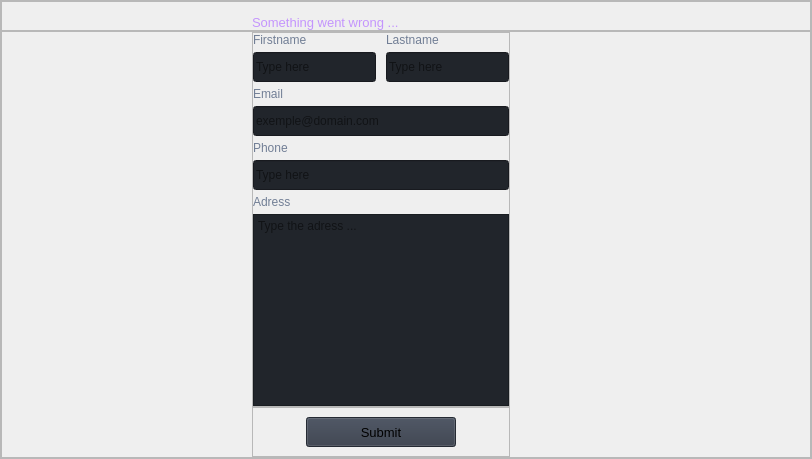
                            <widget class="QWidget" name="management_add">
                             <layout class="QVBoxLayout" name="verticalLayout_28">
                              <property name="spacing">
                               <number>0</number>
                              </property>
                              <property name="leftMargin">
                               <number>0</number>
                              </property>
                              <property name="topMargin">
                               <number>0</number>
                              </property>
                              <property name="rightMargin">
                               <number>0</number>
                              </property>
                              <property name="bottomMargin">
                               <number>0</number>
                              </property>
                              <item>
                               <widget class="QFrame" name="add_container">
                                <property name="frameShape">
                                 <enum>QFrame::StyledPanel</enum>
                                </property>
                                <property name="frameShadow">
                                 <enum>QFrame::Raised</enum>
                                </property>
                                <layout class="QVBoxLayout" name="verticalLayout_29">
                                 <property name="spacing">
                                  <number>0</number>
                                 </property>
                                 <property name="leftMargin">
                                  <number>0</number>
                                 </property>
                                 <property name="topMargin">
                                  <number>0</number>
                                 </property>
                                 <property name="rightMargin">
                                  <number>0</number>
                                 </property>
                                 <property name="bottomMargin">
                                  <number>0</number>
                                 </property>
                                 <item>
                                  <widget class="QFrame" name="frame_5">
                                   <property name="minimumSize">
                                    <size>
                                     <width>0</width>
                                     <height>30</height>
                                    </size>
                                   </property>
                                   <property name="maximumSize">
                                    <size>
                                     <width>16777215</width>
                                     <height>30</height>
                                    </size>
                                   </property>
                                   <property name="frameShape">
                                    <enum>QFrame::StyledPanel</enum>
                                   </property>
                                   <property name="frameShadow">
                                    <enum>QFrame::Raised</enum>
                                   </property>
                                   <layout class="QHBoxLayout" name="horizontalLayout_14">
                                    <property name="spacing">
                                     <number>0</number>
                                    </property>
                                    <property name="leftMargin">
                                     <number>250</number>
                                    </property>
                                    <property name="topMargin">
                                     <number>0</number>
                                    </property>
                                    <property name="rightMargin">
                                     <number>0</number>
                                    </property>
                                    <property name="bottomMargin">
                                     <number>0</number>
                                    </property>
                                    <item alignment="Qt::AlignBottom">
                                     <widget class="QLabel" name="error_add">
                                      <property name="font">
                                       <font>
                                        <family>Segoe UI</family>
                                        <pointsize>10</pointsize>
                                        <weight>50</weight>
                                        <italic>false</italic>
                                        <bold>false</bold>
                                       </font>
                                      </property>
                                      <property name="styleSheet">
                                       <string notr="true">color:#c495fd;</string>
                                      </property>
                                      <property name="text">
                                       <string>Something went wrong ...</string>
                                      </property>
                                     </widget>
                                    </item>
                                   </layout>
                                  </widget>
                                 </item>
                                 <item>
                                  <widget class="QFrame" name="frame_7">
                                   <property name="frameShape">
                                    <enum>QFrame::StyledPanel</enum>
                                   </property>
                                   <property name="frameShadow">
                                    <enum>QFrame::Raised</enum>
                                   </property>
                                   <layout class="QVBoxLayout" name="verticalLayout_30">
                                    <property name="spacing">
                                     <number>0</number>
                                    </property>
                                    <property name="leftMargin">
                                     <number>250</number>
                                    </property>
                                    <property name="topMargin">
                                     <number>0</number>
                                    </property>
                                    <property name="rightMargin">
                                     <number>300</number>
                                    </property>
                                    <property name="bottomMargin">
                                     <number>0</number>
                                    </property>
                                    <item>
                                     <widget class="QFrame" name="frame_8">
                                      <property name="frameShape">
                                       <enum>QFrame::StyledPanel</enum>
                                      </property>
                                      <property name="frameShadow">
                                       <enum>QFrame::Raised</enum>
                                      </property>
                                      <layout class="QVBoxLayout" name="verticalLayout_31">
                                       <property name="spacing">
                                        <number>5</number>
                                       </property>
                                       <property name="leftMargin">
                                        <number>0</number>
                                       </property>
                                       <property name="topMargin">
                                        <number>0</number>
                                       </property>
                                       <property name="rightMargin">
                                        <number>0</number>
                                       </property>
                                       <property name="bottomMargin">
                                        <number>0</number>
                                       </property>
                                       <item>
                                        <layout class="QGridLayout" name="gridLayout_3">
                                         <property name="bottomMargin">
                                          <number>0</number>
                                         </property>
                                         <property name="horizontalSpacing">
                                          <number>10</number>
                                         </property>
                                         <item row="0" column="1">
                                          <widget class="QLabel" name="labelVersion_8">
                                           <property name="styleSheet">
                                            <string notr="true">color: rgb(113, 126, 149);</string>
                                           </property>
                                           <property name="lineWidth">
                                            <number>1</number>
                                           </property>
                                           <property name="text">
                                            <string>Lastname</string>
                                           </property>
                                           <property name="alignment">
                                            <set>Qt::AlignLeading|Qt::AlignLeft|Qt::AlignVCenter</set>
                                           </property>
                                          </widget>
                                         </item>
                                         <item row="0" column="0">
                                          <widget class="QLabel" name="labelVersion_4">
                                           <property name="styleSheet">
                                            <string notr="true">color: rgb(113, 126, 149);</string>
                                           </property>
                                           <property name="lineWidth">
                                            <number>1</number>
                                           </property>
                                           <property name="text">
                                            <string>Firstname</string>
                                           </property>
                                           <property name="alignment">
                                            <set>Qt::AlignLeading|Qt::AlignLeft|Qt::AlignVCenter</set>
                                           </property>
                                          </widget>
                                         </item>
                                         <item row="1" column="0">
                                          <widget class="QLineEdit" name="add_firstname">
                                           <property name="minimumSize">
                                            <size>
                                             <width>0</width>
                                             <height>30</height>
                                            </size>
                                           </property>
                                           <property name="styleSheet">
                                            <string notr="true">background-color: rgb(33, 37, 43);</string>
                                           </property>
                                           <property name="text">
                                            <string/>
                                           </property>
                                           <property name="placeholderText">
                                            <string>Type here</string>
                                           </property>
                                          </widget>
                                         </item>
                                         <item row="1" column="1">
                                          <widget class="QLineEdit" name="add_lastname">
                                           <property name="minimumSize">
                                            <size>
                                             <width>0</width>
                                             <height>30</height>
                                            </size>
                                           </property>
                                           <property name="styleSheet">
                                            <string notr="true">background-color: rgb(33, 37, 43);</string>
                                           </property>
                                           <property name="text">
                                            <string/>
                                           </property>
                                           <property name="placeholderText">
                                            <string>Type here</string>
                                           </property>
                                          </widget>
                                         </item>
                                        </layout>
                                       </item>
                                       <item>
                                        <layout class="QGridLayout" name="gridLayout_4">
                                         <property name="bottomMargin">
                                          <number>0</number>
                                         </property>
                                         <item row="1" column="0">
                                          <widget class="QLineEdit" name="add_email">
                                           <property name="minimumSize">
                                            <size>
                                             <width>0</width>
                                             <height>30</height>
                                            </size>
                                           </property>
                                           <property name="styleSheet">
                                            <string notr="true">background-color: rgb(33, 37, 43);</string>
                                           </property>
                                           <property name="text">
                                            <string/>
                                           </property>
                                           <property name="placeholderText">
                                            <string>exemple@domain.com</string>
                                           </property>
                                          </widget>
                                         </item>
                                         <item row="0" column="0">
                                          <widget class="QLabel" name="labelVersion_5">
                                           <property name="styleSheet">
                                            <string notr="true">color: rgb(113, 126, 149);</string>
                                           </property>
                                           <property name="lineWidth">
                                            <number>1</number>
                                           </property>
                                           <property name="text">
                                            <string>Email</string>
                                           </property>
                                           <property name="alignment">
                                            <set>Qt::AlignLeading|Qt::AlignLeft|Qt::AlignVCenter</set>
                                           </property>
                                          </widget>
                                         </item>
                                        </layout>
                                       </item>
                                       <item>
                                        <layout class="QGridLayout" name="gridLayout_8">
                                         <property name="bottomMargin">
                                          <number>0</number>
                                         </property>
                                         <item row="1" column="0">
                                          <widget class="QLineEdit" name="add_phone">
                                           <property name="minimumSize">
                                            <size>
                                             <width>0</width>
                                             <height>30</height>
                                            </size>
                                           </property>
                                           <property name="styleSheet">
                                            <string notr="true">background-color: rgb(33, 37, 43);</string>
                                           </property>
                                           <property name="text">
                                            <string/>
                                           </property>
                                           <property name="placeholderText">
                                            <string>Type here</string>
                                           </property>
                                          </widget>
                                         </item>
                                         <item row="0" column="0">
                                          <widget class="QLabel" name="labelVersion_10">
                                           <property name="styleSheet">
                                            <string notr="true">color: rgb(113, 126, 149);</string>
                                           </property>
                                           <property name="lineWidth">
                                            <number>1</number>
                                           </property>
                                           <property name="text">
                                            <string>Phone</string>
                                           </property>
                                           <property name="alignment">
                                            <set>Qt::AlignLeading|Qt::AlignLeft|Qt::AlignVCenter</set>
                                           </property>
                                          </widget>
                                         </item>
                                        </layout>
                                       </item>
                                       <item>
                                        <layout class="QGridLayout" name="gridLayout_9">
                                         <property name="bottomMargin">
                                          <number>0</number>
                                         </property>
                                         <item row="1" column="0">
                                          <widget class="QPlainTextEdit" name="add_adress">
                                           <property name="minimumSize">
                                            <size>
                                             <width>200</width>
                                             <height>100</height>
                                            </size>
                                           </property>
                                           <property name="styleSheet">
                                            <string notr="true">background-color: rgb(33, 37, 43);</string>
                                           </property>
                                           <property name="placeholderText">
                                            <string>Type the adress ...</string>
                                           </property>
                                          </widget>
                                         </item>
                                         <item row="0" column="0">
                                          <widget class="QLabel" name="labelVersion_11">
                                           <property name="styleSheet">
                                            <string notr="true">color: rgb(113, 126, 149);</string>
                                           </property>
                                           <property name="lineWidth">
                                            <number>1</number>
                                           </property>
                                           <property name="text">
                                            <string>Adress</string>
                                           </property>
                                           <property name="alignment">
                                            <set>Qt::AlignLeading|Qt::AlignLeft|Qt::AlignVCenter</set>
                                           </property>
                                          </widget>
                                         </item>
                                        </layout>
                                       </item>
                                      </layout>
                                     </widget>
                                    </item>
                                    <item>
                                     <widget class="QFrame" name="frame_6">
                                      <property name="maximumSize">
                                       <size>
                                        <width>16777215</width>
                                        <height>100</height>
                                       </size>
                                      </property>
                                      <property name="sizeIncrement">
                                       <size>
                                        <width>0</width>
                                        <height>100</height>
                                       </size>
                                      </property>
                                      <property name="frameShape">
                                       <enum>QFrame::StyledPanel</enum>
                                      </property>
                                      <property name="frameShadow">
                                       <enum>QFrame::Raised</enum>
                                      </property>
                                      <layout class="QVBoxLayout" name="verticalLayout_32">
                                       <item alignment="Qt::AlignHCenter|Qt::AlignVCenter">
                                        <widget class="QPushButton" name="btn_add_submit">
                                         <property name="minimumSize">
                                          <size>
                                           <width>150</width>
                                           <height>30</height>
                                          </size>
                                         </property>
                                         <property name="font">
                                          <font>
                                           <family>Segoe UI</family>
                                           <pointsize>10</pointsize>
                                           <weight>50</weight>
                                           <italic>false</italic>
                                           <bold>false</bold>
                                          </font>
                                         </property>
                                         <property name="cursor">
                                          <cursorShape>PointingHandCursor</cursorShape>
                                         </property>
                                         <property name="styleSheet">
                                          <string notr="true">background-color: rgb(52, 59, 72);</string>
                                         </property>
                                         <property name="text">
                                          <string>Submit</string>
                                         </property>
                                         <property name="icon">
                                          <iconset resource="resources.qrc">
                                           <normaloff>:/icons/images/icons/cil-user-follow.png</normaloff>:/icons/images/icons/cil-user-follow.png</iconset>
                                         </property>
                                        </widget>
                                       </item>
                                      </layout>
                                     </widget>
                                    </item>
                                   </layout>
                                  </widget>
                                 </item>
                                </layout>
                               </widget>
                              </item>
                             </layout>
                            </widget>
